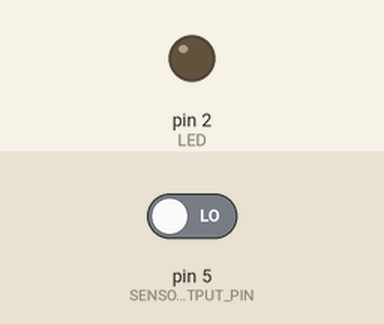
This sketch was run on a simulated Arduino Uno, built with avr-gcc and run on an emulated ATmega328P. Shown: output pins drawn as LEDs (lit = HIGH). The test bench sets the inputs (shaded band); at power-on: pin 5 (SENSOR_OUTPUT_PIN) LOW. What the sketch prints to the serial monitor is not drawn.

Above: at 1.2 s.
1.3 s: pin 5 (SENSOR_OUTPUT_PIN) driven HIGH
At 2.5 s:
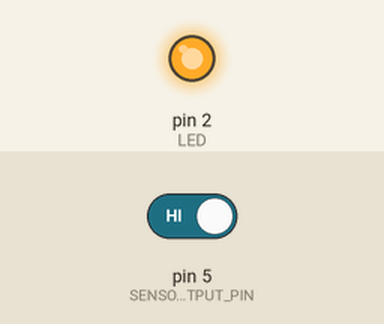
2.8 s: pin 5 (SENSOR_OUTPUT_PIN) driven LOW
At 4.1 s:
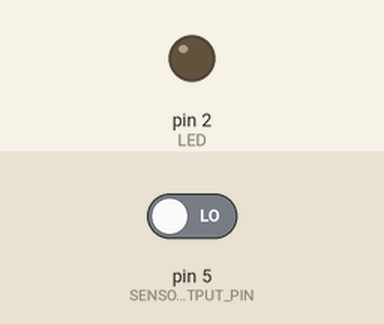
Timing chart, 0 to 5.8 s (numbered marks = the images above; inputs shaded):
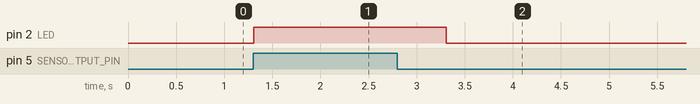

Measured:
- after the input at 1.3 s, pin 2 (LED): LOW → HIGH at once
- after the input at 2.8 s, pin 2 (LED): HIGH → LOW after 0.51 s

The sketch:

pir_sensor.ino
```cpp
int LED = 2;

int SENSOR_OUTPUT_PIN = 5;

void setup() {

  pinMode(SENSOR_OUTPUT_PIN, INPUT);

  pinMode(LED, OUTPUT);

  Serial.begin(9600);

}

void loop() {

  int sensorvalue = digitalRead(SENSOR_OUTPUT_PIN);

  Serial.println(sensorvalue);

  if (sensorvalue== HIGH) {

   digitalWrite(LED, HIGH);

    delay(1000);
  }

  else {

    digitalWrite(LED, LOW);

  }
}
```
